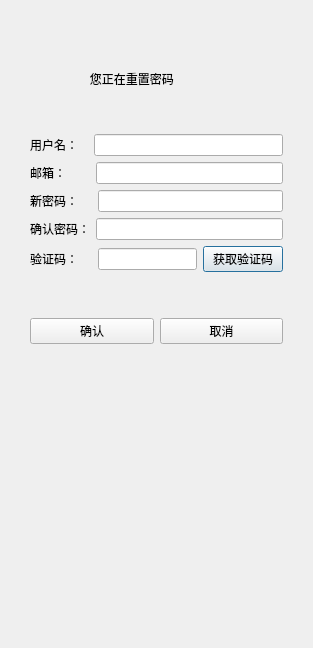
<?xml version="1.0" encoding="UTF-8"?>
<ui version="4.0">
 <class>ResetPwdDialog</class>
 <widget class="QDialog" name="ResetPwdDialog">
  <property name="geometry">
   <rect>
    <x>0</x>
    <y>0</y>
    <width>313</width>
    <height>648</height>
   </rect>
  </property>
  <property name="windowTitle">
   <string>Dialog</string>
  </property>
  <layout class="QGridLayout" name="gridLayout">
   <item row="0" column="0">
    <widget class="QStackedWidget" name="stackedWidget">
     <property name="currentIndex">
      <number>0</number>
     </property>
     <widget class="QWidget" name="page_7">
      <layout class="QGridLayout" name="gridLayout_4">
       <item row="0" column="0">
        <layout class="QVBoxLayout" name="verticalLayout">
         <property name="leftMargin">
          <number>10</number>
         </property>
         <property name="topMargin">
          <number>10</number>
         </property>
         <property name="rightMargin">
          <number>10</number>
         </property>
         <property name="bottomMargin">
          <number>10</number>
         </property>
         <item>
          <spacer name="verticalSpacer_7">
           <property name="orientation">
            <enum>Qt::Orientation::Vertical</enum>
           </property>
           <property name="sizeHint" stdset="0">
            <size>
             <width>20</width>
             <height>40</height>
            </size>
           </property>
          </spacer>
         </item>
         <item>
          <widget class="QLabel" name="label">
           <property name="text">
            <string>                  您正在重置密码</string>
           </property>
          </widget>
         </item>
         <item>
          <spacer name="verticalSpacer">
           <property name="orientation">
            <enum>Qt::Orientation::Vertical</enum>
           </property>
           <property name="sizeHint" stdset="0">
            <size>
             <width>20</width>
             <height>40</height>
            </size>
           </property>
          </spacer>
         </item>
         <item>
          <layout class="QHBoxLayout" name="horizontalLayout_1">
           <item>
            <widget class="QLabel" name="ResetPwd_usernamelabel">
             <property name="text">
              <string>用户名：   </string>
             </property>
            </widget>
           </item>
           <item>
            <widget class="QLineEdit" name="ResetPwd_usernamelineEdit"/>
           </item>
          </layout>
         </item>
         <item>
          <layout class="QHBoxLayout" name="horizontalLayout_2">
           <item>
            <widget class="QLabel" name="ResetPwd_emaillabel">
             <property name="text">
              <string>邮箱：       </string>
             </property>
            </widget>
           </item>
           <item>
            <widget class="QLineEdit" name="ResetPwd_emaillineEdit"/>
           </item>
          </layout>
         </item>
         <item>
          <layout class="QHBoxLayout" name="horizontalLayout_3">
           <item>
            <widget class="QLabel" name="ResetPwd_pwdlabel">
             <property name="text">
              <string>新密码：    </string>
             </property>
            </widget>
           </item>
           <item>
            <widget class="QLineEdit" name="ResetPwd_pwdlineEdit">
             <property name="maximumSize">
              <size>
               <width>16777215</width>
               <height>16777215</height>
              </size>
             </property>
             <property name="echoMode">
              <enum>QLineEdit::EchoMode::Password</enum>
             </property>
            </widget>
           </item>
          </layout>
         </item>
         <item>
          <layout class="QHBoxLayout" name="horizontalLayout_4">
           <item>
            <widget class="QLabel" name="ResetPwd_surepwdlabel">
             <property name="text">
              <string>确认密码：</string>
             </property>
            </widget>
           </item>
           <item>
            <widget class="QLineEdit" name="ResetPwd_surepwdlineEdit">
             <property name="echoMode">
              <enum>QLineEdit::EchoMode::Password</enum>
             </property>
            </widget>
           </item>
          </layout>
         </item>
         <item>
          <layout class="QHBoxLayout" name="horizontalLayout_5">
           <item>
            <widget class="QLabel" name="ResetPwd_varifylabel">
             <property name="text">
              <string>验证码：    </string>
             </property>
            </widget>
           </item>
           <item>
            <widget class="QLineEdit" name="ResetPwd_varifylineEdit"/>
           </item>
           <item>
            <widget class="QPushButton" name="ResetPwd_varifypushButton">
             <property name="text">
              <string>获取验证码</string>
             </property>
            </widget>
           </item>
          </layout>
         </item>
         <item>
          <spacer name="verticalSpacer_8">
           <property name="orientation">
            <enum>Qt::Orientation::Vertical</enum>
           </property>
           <property name="sizeHint" stdset="0">
            <size>
             <width>20</width>
             <height>40</height>
            </size>
           </property>
          </spacer>
         </item>
         <item>
          <layout class="QHBoxLayout" name="horizontalLayout_6">
           <item>
            <widget class="QPushButton" name="ResetPwd_confirmpushButton">
             <property name="text">
              <string>确认</string>
             </property>
            </widget>
           </item>
           <item>
            <widget class="QPushButton" name="ResetPwd_cancelpushButton">
             <property name="text">
              <string>取消</string>
             </property>
            </widget>
           </item>
          </layout>
         </item>
         <item>
          <spacer name="verticalSpacer_9">
           <property name="orientation">
            <enum>Qt::Orientation::Vertical</enum>
           </property>
           <property name="sizeHint" stdset="0">
            <size>
             <width>20</width>
             <height>40</height>
            </size>
           </property>
          </spacer>
         </item>
         <item>
          <widget class="QWidget" name="widget" native="true">
           <property name="sizePolicy">
            <sizepolicy hsizetype="Preferred" vsizetype="Preferred">
             <horstretch>0</horstretch>
             <verstretch>10</verstretch>
            </sizepolicy>
           </property>
           <layout class="QGridLayout" name="gridLayout_2">
            <item row="0" column="0">
             <widget class="QLabel" name="ResetPwd_errorlabel">
              <property name="text">
               <string/>
              </property>
              <property name="alignment">
               <set>Qt::AlignmentFlag::AlignLeading|Qt::AlignmentFlag::AlignLeft|Qt::AlignmentFlag::AlignTop</set>
              </property>
             </widget>
            </item>
           </layout>
          </widget>
         </item>
        </layout>
       </item>
      </layout>
     </widget>
     <widget class="QWidget" name="page_8"/>
    </widget>
   </item>
  </layout>
 </widget>
 <resources/>
 <connections/>
</ui>
